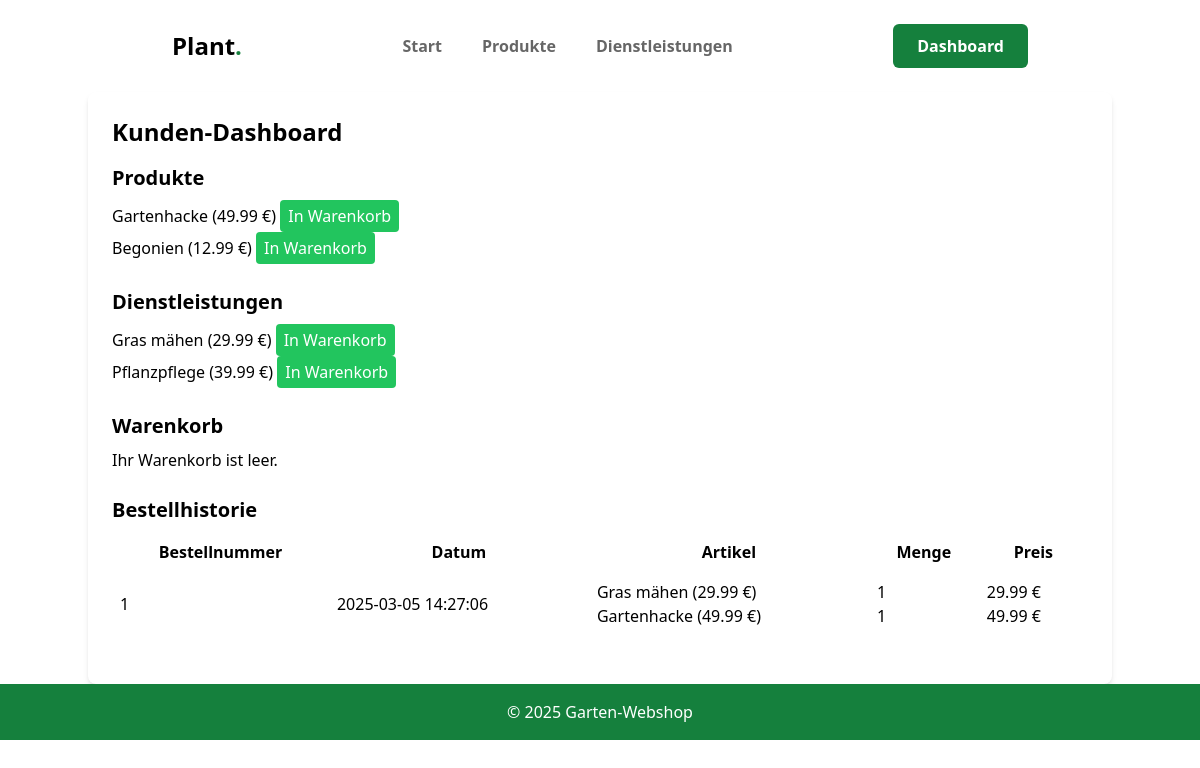
Screenshot of /customer_dashboard.php (signed in) with the database file from the repository.
### tables this page shows
CREATE TABLE `products` (
  `id` int(11) NOT NULL AUTO_INCREMENT,
  `name` varchar(255) NOT NULL,
  `description` text DEFAULT NULL,
  `price` decimal(10,2) NOT NULL,
  `stock` int(11) NOT NULL DEFAULT 0,
  PRIMARY KEY (`id`)
);

CREATE TABLE `services` (
  `id` int(11) NOT NULL AUTO_INCREMENT,
  `name` varchar(255) NOT NULL,
  `description` text DEFAULT NULL,
  `price` decimal(10,2) NOT NULL,
  PRIMARY KEY (`id`)
);

CREATE TABLE `orders` (
  `id` int(11) NOT NULL AUTO_INCREMENT,
  `user_id` int(11) NOT NULL,
  `order_date` datetime DEFAULT current_timestamp(),
  PRIMARY KEY (`id`),
  KEY `user_id` (`user_id`),
  CONSTRAINT `orders_ibfk_1` FOREIGN KEY (`user_id`) REFERENCES `users` (`id`)
);

CREATE TABLE `order_items` (
  `id` int(11) NOT NULL AUTO_INCREMENT,
  `order_id` int(11) NOT NULL,
  `product_id` int(11) DEFAULT NULL,
  `service_id` int(11) DEFAULT NULL,
  `quantity` int(11) NOT NULL DEFAULT 1,
  PRIMARY KEY (`id`),
  KEY `order_id` (`order_id`),
  KEY `product_id` (`product_id`),
  KEY `service_id` (`service_id`),
  CONSTRAINT `order_items_ibfk_1` FOREIGN KEY (`order_id`) REFERENCES `orders` (`id`) ON DELETE CASCADE,
  CONSTRAINT `order_items_ibfk_2` FOREIGN KEY (`product_id`) REFERENCES `products` (`id`),
  CONSTRAINT `order_items_ibfk_3` FOREIGN KEY (`service_id`) REFERENCES `services` (`id`),
  CONSTRAINT `CONSTRAINT_1` CHECK (`product_id` is not null or `service_id` is not null)
);

### customer_dashboard.php (the view, shortened to what this page needs)
<?php
$db = new mysqli("localhost", "root", "1337", "garden_shop");
$user_id = $_SESSION['user']['id'];
$products_query = $db->query("SELECT * FROM products");
$products = $products_query->fetch_all(MYSQLI_ASSOC);
$services_query = $db->query("SELECT * FROM services");
$services = $services_query->fetch_all(MYSQLI_ASSOC);
$cart_products = [];
$cart_services = [];
$order_history = [];
$order_query = $db->prepare("SELECT o.id AS order_id, o.order_date FROM orders o WHERE o.user_id = ? ORDER BY o.order_date DESC");
$order_query->bind_param("i", $user_id);
$order_query->execute();
$orders = $order_query->get_result()->fetch_all(MYSQLI_ASSOC);
foreach ($orders as $order) {
    $order_id = $order['order_id'];
    $order_date = $order['order_date'];
    $items_query = $db->prepare("
        SELECT oi.product_id, oi.service_id, oi.quantity,
               p.name AS product_name, s.name AS service_name,
               p.price AS product_price, s.price AS service_price
        FROM order_items oi
        LEFT JOIN products p ON oi.product_id = p.id
        LEFT JOIN services s ON oi.service_id = s.id
        WHERE oi.order_id = ?
    ");
    $items_query->bind_param("i", $order_id);
    $items_query->execute();
    $items = $items_query->get_result()->fetch_all(MYSQLI_ASSOC);
    $order_history[] = [
        'order_id' => $order_id,
        'order_date' => $order_date,
        'items' => $items
    ];
}
?>
<!DOCTYPE html>
<html lang="de">
<head>
    <script src="https://cdn.tailwindcss.com"></script>
</head>
<body class="bg-white">
    <?php include 'navbar.php'; ?>
    <div class="container mx-auto bg-white rounded-lg shadow-md p-6">
        <h1 class="text-2xl font-bold mb-4">Kunden-Dashboard</h1>
        <section class="mb-6">
            <h2 class="text-xl font-semibold mb-2">Produkte</h2>
            <ul>
                <?php foreach ($products as $product): ?>
                    <li>
                        <a href="product_detail.php?id=<?php echo htmlspecialchars($product['id']); ?>">
                            <?php echo htmlspecialchars($product['name']); ?> (<?php echo htmlspecialchars($product['price']); ?> €)
                        </a>
                        <form action="" method="GET" class="inline">
                            <button type="submit" class="bg-green-500 text-white px-2 py-1 rounded">In Warenkorb</button>
                        </form>
                    </li>
                <?php endforeach; ?>
            </ul>
        </section>
        <section class="mb-6">
            <h2 class="text-xl font-semibold mb-2">Dienstleistungen</h2>
            <ul>
                <?php foreach ($services as $service): ?>
                    <li>
                        <a href="service_detail.php?id=<?php echo htmlspecialchars($service['id']); ?>">
                            <?php echo htmlspecialchars($service['name']); ?> (<?php echo htmlspecialchars($service['price']); ?> €)
                        </a>
                        <form action="" method="GET" class="inline">
                            <button type="submit" class="bg-green-500 text-white px-2 py-1 rounded">In Warenkorb</button>
                        </form>
                    </li>
                <?php endforeach; ?>
            </ul>
        </section>
        <section class="mb-6">
            <h2 class="text-xl font-semibold mb-2">Warenkorb</h2>
            <?php if (empty($cart_products) && empty($cart_services)): ?>
                <p>Ihr Warenkorb ist leer.</p>
            <?php endif; ?>
        </section>
        <section class="mb-6">
            <h2 class="text-xl font-semibold mb-2">Bestellhistorie</h2>
            <?php if (empty($order_history)): ?>
                <p>Sie haben noch keine Bestellungen abgeschlossen.</p>
            <?php else: ?>
                <table class="w-full border-collapse">
                    <thead>
                        <tr>
                            <th class="p-2">Bestellnummer</th>
                            <th class="p-2">Datum</th>
                            <th class="p-2">Artikel</th>
                            <th class="p-2">Menge</th>
                            <th class="p-2">Preis</th>
                        </tr>
                    </thead>
                    <tbody>
                        <?php foreach ($order_history as $order): ?>
                            <tr>
                                <td class="p-2"><?php echo htmlspecialchars($order['order_id']); ?></td>
                                <td class="p-2"><?php echo htmlspecialchars($order['order_date']); ?></td>
                                <td class="p-2">
                                    <?php foreach ($order['items'] as $item): ?>
                                        <?php if ($item['product_name']): ?>
                                            <?php echo htmlspecialchars($item['product_name']); ?> (<?php echo htmlspecialchars($item['product_price']); ?> €)<br>
                                        <?php elseif ($item['service_name']): ?>
                                            <?php echo htmlspecialchars($item['service_name']); ?> (<?php echo htmlspecialchars($item['service_price']); ?> €)<br>
                                        <?php endif; ?>
                                    <?php endforeach; ?>
                                </td>
                                <td class="p-2">
                                    <?php foreach ($order['items'] as $item): ?>
                                        <?php echo htmlspecialchars($item['quantity']); ?><br>
                                    <?php endforeach; ?>
                                </td>
                                <td class="p-2">
                                    <?php foreach ($order['items'] as $item): ?>
                                        <?php echo htmlspecialchars($item['product_price'] ?? $item['service_price']); ?> €<br>
                                    <?php endforeach; ?>
                                </td>
                            </tr>
                        <?php endforeach; ?>
                    </tbody>
                </table>
            <?php endif; ?>
        </section>
    </div>
    <footer class="bg-green-700 text-white p-4">
        <div class="container mx-auto text-center">
            <p>&copy; 2025 Garten-Webshop</p>
        </div>
    </footer>
</body>
</html>

### rows the page displays
products: name "Gartenhacke", price "49.99"
products: name "Begonien", price "12.99"
services: name "Gras mähen", price "29.99"
services: name "Pflanzpflege", price "39.99"
orders: id "1", order_date "2025-03-05 14:27:06"
order_items: service.name "Gras mähen", service.price "29.99", quantity "1"
order_items: product.name "Gartenhacke", product.price "49.99", quantity "1"
